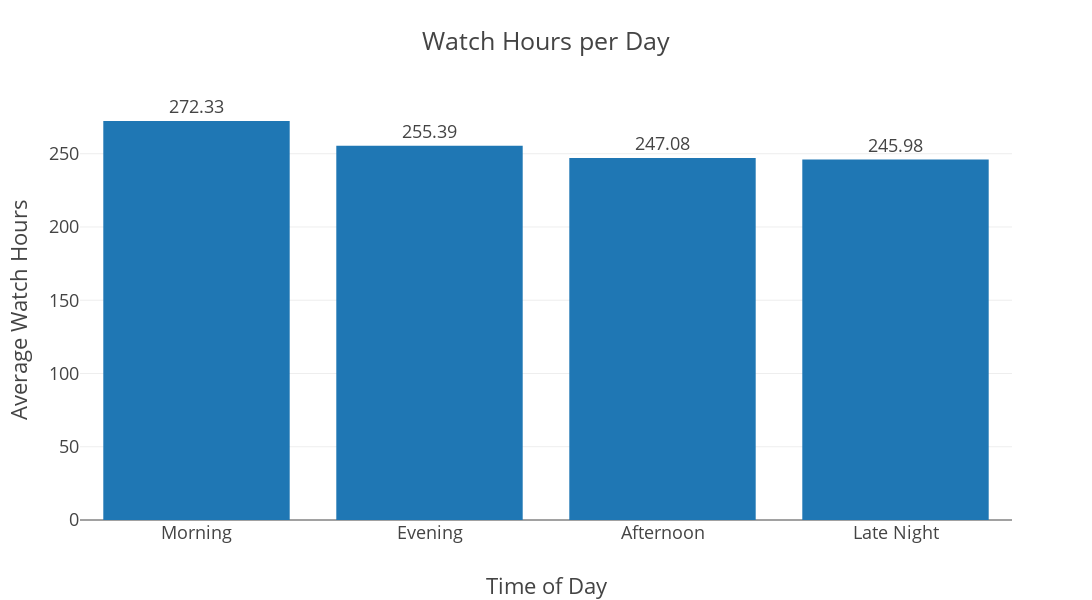

Source (notebook cell):
### Code cell
time_watch = (
    stream_df.groupby('Primary_Watch_Time')['Watch_Hours']
    .mean()
    .round(2)
    .reset_index(name='Average_Watch_Hours')
    .sort_values(by='Average_Watch_Hours', ascending=False)
)


fig = px.bar(
    time_watch,
    x='Primary_Watch_Time',
    y='Average_Watch_Hours',
    title='Watch Hours per Day',
    text='Average_Watch_Hours',
    color_discrete_sequence=['#1f77b4'],
    height=600,
    width=1100
)

fig.update_traces(
    texttemplate='%{text}',
    textposition='outside'
)

fig.update_layout(
    template="presentation",
    xaxis_title="Time of Day",
    yaxis_title="Average Watch Hours",
    xaxis_title_standoff=50,
    legend_title_text=None,
    showlegend=False,
    paper_bgcolor="rgba(0, 0, 0, 0)",
    plot_bgcolor="rgba(0, 0, 0, 0)"
)


fig.show()


fig.write_image(os.path.join(result_dir, 'Watch_Hours_per_Day_Bar_chart.jpg'))
fig.write_image(os.path.join(result_dir, 'Watch_Hours_per_Day_Bar_chart.png'))
fig.write_html(os.path.join(result_dir, 'Watch_Hours_per_Day_Bar_chart.html'))

### Figure 1 — Plotly figure (JSON) as saved in the notebook; plotly's stock layout.template omitted (floating-point values rounded to 4 significant figures)
{"data": [{"hovertemplate": "Primary_Watch_Time=%{x}<br>Average_Watch_Hours=%{text}<extra></extra>", "legendgroup": "", "marker": {"color": "#1f77b4", "pattern": {"shape": ""}}, "name": "", "orientation": "v", "showlegend": false, "text": [272.3, 255.4, 247.1, 246.0], "textposition": "outside", "texttemplate": "%{text}", "type": "bar", "x": ["Morning", "Evening", "Afternoon", "Late Night"], "xaxis": "x", "y": [272.3, 255.4, 247.1, 246.0], "yaxis": "y"}], "layout": {"barmode": "relative", "height": 600, "legend": {"tracegroupgap": 0}, "paper_bgcolor": "rgba(0, 0, 0, 0)", "plot_bgcolor": "rgba(0, 0, 0, 0)", "showlegend": false, "title": {"text": "Watch Hours per Day"}, "width": 1100, "xaxis": {"anchor": "y", "autorange": true, "domain": [0, 1], "range": [-0.5, 3.5], "title": {"standoff": 50, "text": "Time of Day"}, "type": "category"}, "yaxis": {"anchor": "x", "autorange": true, "domain": [0, 1], "range": [0, 286.7], "title": {"text": "Average Watch Hours"}, "type": "linear"}}}
